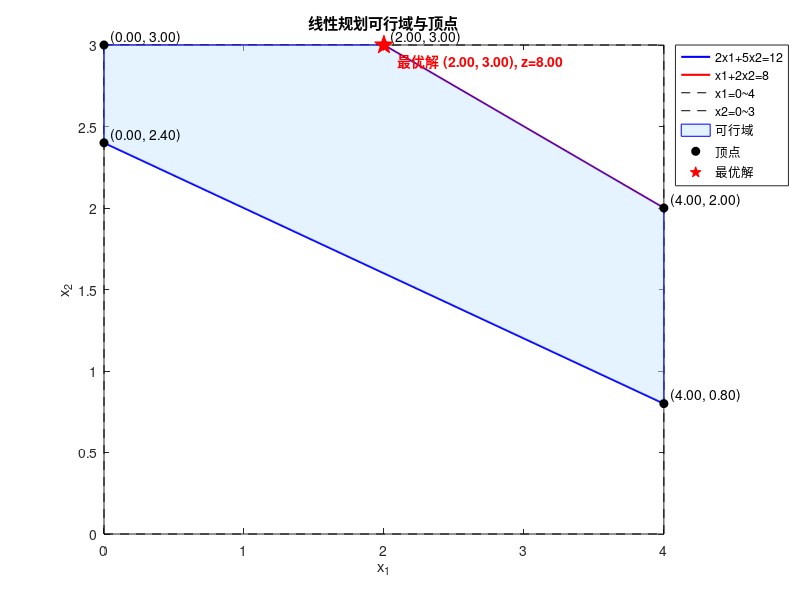

MATLAB code to generate this figure:
% lp_plot_vertices.m
% 图解法：绘制线性规划的可行域，标注顶点，并找最优解
% 模型：
% max z = x1 + 2*x2
% s.t.   2x1 + 5x2 >= 12
%        x1 + 2x2 <= 8
%        0 <= x1 <= 4
%        0 <= x2 <= 3

clear; clc; close all;

% 约束直线（写成 a*x1 + b*x2 = c 的形式）
lines = {
    [2 5], 12;   % 2x1+5x2=12
    [1 2], 8;    % x1+2x2=8
    [1 0], 0;    % x1=0
    [1 0], 4;    % x1=4
    [0 1], 0;    % x2=0
    [0 1], 3     % x2=3
};

m = size(lines,1);

% --- 计算所有直线交点 ---
pts = [];
for i = 1:m-1
    a1 = lines{i,1}; c1 = lines{i,2};
    for j = i+1:m
        a2 = lines{j,1}; c2 = lines{j,2};
        A = [a1; a2];
        b = [c1; c2];
        if abs(det(A)) > 1e-9
            x = A\b;
            pts = [pts; x'];
        end
    end
end

% 去掉重复点
tol = 1e-8;
pts = unique(round(pts/tol)*tol,'rows');

% --- 筛选可行点 ---
feasible = [];
for k = 1:size(pts,1)
    x1 = pts(k,1); x2 = pts(k,2);
    if (2*x1 + 5*x2 >= 12-1e-9) && ...
       (x1 + 2*x2 <= 8+1e-9) && ...
       (x1 >= -1e-9) && (x1 <= 4+1e-9) && ...
       (x2 >= -1e-9) && (x2 <= 3+1e-9)
        feasible = [feasible; x1 x2];
    end
end

% --- 绘图 ---
figure('Color','w'); hold on; box on;
xlabel('x_1'); ylabel('x_2');
title('线性规划可行域与顶点');

x1v = linspace(-0.5,4.5,400);

% 约束直线
h1=plot(x1v,(12-2*x1v)/5,'b','LineWidth',1.5);     % 2x1+5x2=12
h2=plot(x1v,(8-x1v)/2,'r','LineWidth',1.5);        % x1+2x2=8
h3=plot([0 0],[0 3],'k--'); 
plot([4 4],[0 3],'k--'); % x1=0,4
h4=plot([0 4],[0 0],'k--'); 
plot([0 4],[3 3],'k--'); % x2=0,3

% 可行域（凸包填充）
if size(feasible,1) >= 3
    kch = convhull(feasible(:,1),feasible(:,2));
    h5=fill(feasible(kch,1), feasible(kch,2), [0.8 0.9 1],'FaceAlpha',0.5,'EdgeColor','b');
end

% 标出顶点并标注坐标
h6=plot(feasible(:,1),feasible(:,2),'ko','MarkerFaceColor','k','MarkerSize',6);
for i = 1:size(feasible,1)
    text(feasible(i,1)+0.05, feasible(i,2)+0.05, ...
        sprintf('(%.2f, %.2f)', feasible(i,1), feasible(i,2)));
end

% --- 找最优解 ---
z = feasible(:,1) + 2*feasible(:,2);
[~,idx] = max(z);
opt_pt = feasible(idx,:);
h7=plot(opt_pt(1), opt_pt(2), 'rp','MarkerFaceColor','r','MarkerSize',14);
text(opt_pt(1)+0.1,opt_pt(2)-0.1, ...
    sprintf('最优解 (%.2f, %.2f), z=%.2f',opt_pt(1),opt_pt(2),z(idx)), ...
    'Color','r','FontWeight','bold');

axis([0 4 0 3]);
legend([h1,h2,h3,h4,h5,h6,h7],{'2x1+5x2=12','x1+2x2=8','x1=0~4','x2=0~3','可行域','顶点','最优解'}, ...
    'Location','northeastoutside');
